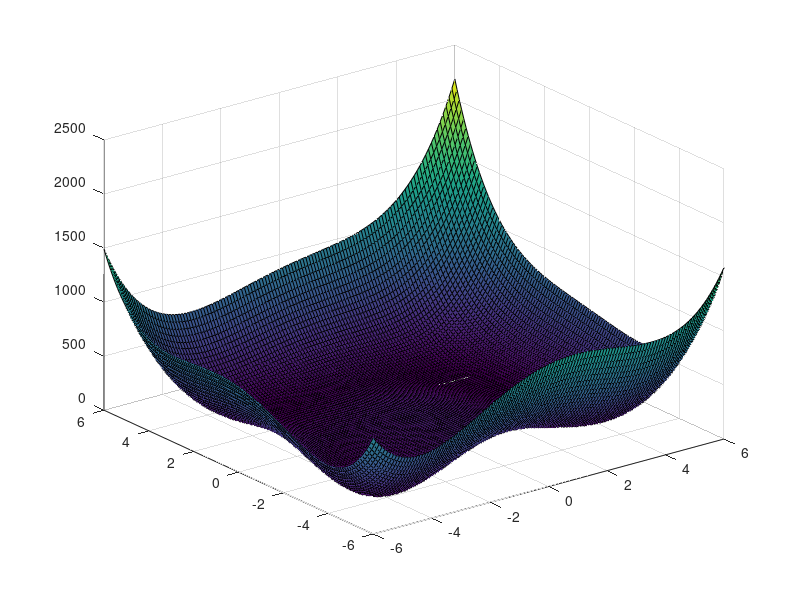

The MATLAB script that drew this image: (Note: this script raises an error after producing the figure.)
%MAT5OPT Constrained and Unconstrained optimisation Workshop 1
% Q5.
func = @ ( x1 , x2 ) ( x1 .^2 + x2 - 11).^2 + ( x1 + x2 .^2 - 7).^2;
[X , Y ] = meshgrid ( -6:1/10:6 , -6:1/10:6);
Z = func (X , Y );
surf (X ,Y , Z )

%Tutor comment:  The surface plot should make the 
% local minimisers stand out a little more, and it
% still appears that there are
% four local minimisers.


% Q6.
% fminsearch requires a function of a particular form .
% NOTE: CAN ADJUST THE COORDINATES for the function f
% inside the fminsearch function. 
func = @ ( x1 , x2 ) ( x1 .^2 + x2 - 11).^2 + ( x1 + x2 .^2 - 7).^2;
f = @ ( x ) func ( x (1) , x (2));
fminsearch (f , [0 ,0])

%Refer the four coordinates from the solutions. To pinpoint 
%the four local minima. 

% Q7. ASK TUTOR for the code in Q7-10
%(a)
X = randi([-5,5], 1, randi([10,20], 1, 1));
%(b)
sum(X)
%(c)
X(1) * X(end);
%(d)
sum(X(mod(X,3) == 0));
%(e)
X(X ~= max(X));
%(f)
X(X >= mean(X));
%(g)
size = 2* length ( X );
duplicates = zeros (1 , size );
duplicates (1:2: size ) = X ;
duplicates (2:2: size ) = X ;


% Q8. 
function [ roots , discriminant ] = solveQuadratic(a , b , c )
% Multiplying the equation ax ^2+ bx + c = 0 by -1 will give
% the same solutions .
% If a > 0 , then arranging roots with - sqrt (...) 
% first and + sqrt (...) second
% will ensure the conditions are met.
if a < 0
    a = a * -1;
    b = b * -1;
    c = c * -1;
end
discriminant = b ^2 - 4* a * c ;
roots = [( -b - sqrt ( discriminant ))/(2* a ) , ( - b + sqrt ( discriminant ))/(2* a )];
end

% Q9. 
function [ roots , discriminant ] = solveQuadratic( coefficients )
a = coefficients (1);
b = coefficients (2);
c = coefficients (3);
if a < 0
    a = a * -1;
    b = b * -1;
    c = c * -1;
end
discriminant = b ^2 - 4* a * c ;
roots = [( -b - sqrt ( discriminant ))/(2* a ) , ( - b + sqrt ( discriminant ))/(2* a )];
end

% Q10.
%(a) 

A1 = randi ([ -5 ,5] , 1 , size);
A2 = randi ([ -5 ,5] , 1 , size);
size = randi([5,10],1,1);
%(b) 
A = [A1 A2];
%(c) 
C = zeros (1 , 2* size );
C(1:2:2* size ) = A1 ;
C(2:2:2* size ) = A2 ;
%(d)
doubles = [];
for i = A
    doubles = [ doubles sum( A == i ) == 2];
end

%(e)
uniques = [];
for i = A
    if ~ ismember (i , uniques )
        uniques = [ uniques i ]
    end
end
%(f) 
counts = [];
for i = A
    counts = [ counts sum ( A == i )];
end
%(g) 
doubles = A ( counts == 2);
uniques = A ( counts == 1);

%(h).
% Comparing A with its transpose A' will construct a square
% matrix where the entry in row i, column j is
% the result of comparing A(i) with A(j). Summing
% together row i of this matrix will count the number of
% times A(i) appears in A. So the following code will do the job:

counts = sum ( A == A );

%This approach tends to be faster than using a loop,
% but this is at the cost of using more space in memory.
